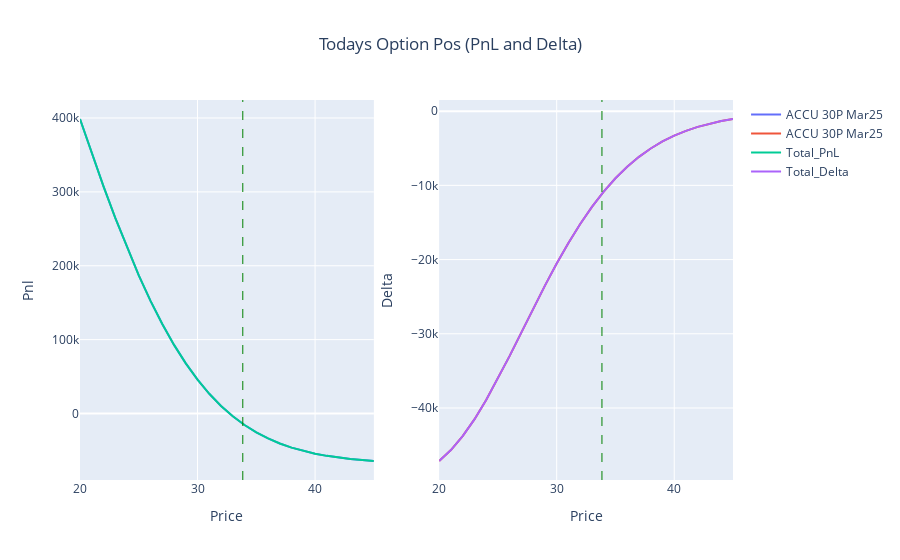

Notebook cell for this chart:
### Code cell
pnl_delta_plot(post_sep)

### Figure 1 — Plotly figure (JSON) as saved in the notebook; plotly's stock layout.template omitted (floating-point values rounded to 4 significant figures)
{"data": [{"name": "ACCU 30P Mar25", "type": "scatter", "x": [20, 21, 22, 23, 24, 25, 26, 27, 28, 29, 30, 31, 32, 33, 34, 35, 36, 37, 38, 39, 40, 41, 42, 43, 44, 45], "xaxis": "x", "y": [398700.0, 352200.0, 307500.0, 264800.0, 224500.0, 187000.0, 152400.0, 121000.0, 92830.0, 67770.0, 45760.0, 26640.0, 10180.0, -3840.0, -15680.0, -25600.0, -33850.0, -40650.0, -46230.0, -50770.0, -54440.0, -57400.0, -59780.0, -61670.0, -63180.0, -64370.0], "yaxis": "y"}, {"name": "ACCU 30P Mar25", "type": "scatter", "x": [20, 21, 22, 23, 24, 25, 26, 27, 28, 29, 30, 31, 32, 33, 34, 35, 36, 37, 38, 39, 40, 41, 42, 43, 44, 45], "xaxis": "x2", "y": [-47150.0, -45680.0, -43800.0, -41540.0, -38940.0, -36060.0, -32980.0, -29810.0, -26630.0, -23510.0, -20540.0, -17750.0, -15200.0, -12890.0, -10840.0, -9042.0, -7486.0, -6155.0, -5028.0, -4082.0, -3296.0, -2648.0, -2117.0, -1685.0, -1336.0, -1055.0], "yaxis": "y2"}, {"mode": "lines", "name": "Total_PnL", "type": "scatter", "x": [20, 21, 22, 23, 24, 25, 26, 27, 28, 29, 30, 31, 32, 33, 34, 35, 36, 37, 38, 39, 40, 41, 42, 43, 44, 45], "xaxis": "x", "y": [398700.0, 352200.0, 307500.0, 264800.0, 224500.0, 187000.0, 152400.0, 121000.0, 92830.0, 67770.0, 45760.0, 26640.0, 10180.0, -3840.0, -15680.0, -25600.0, -33850.0, -40650.0, -46230.0, -50770.0, -54440.0, -57400.0, -59780.0, -61670.0, -63180.0, -64370.0], "yaxis": "y"}, {"mode": "lines", "name": "Total_Delta", "type": "scatter", "x": [20, 21, 22, 23, 24, 25, 26, 27, 28, 29, 30, 31, 32, 33, 34, 35, 36, 37, 38, 39, 40, 41, 42, 43, 44, 45], "xaxis": "x2", "y": [-47150.0, -45680.0, -43800.0, -41540.0, -38940.0, -36060.0, -32980.0, -29810.0, -26630.0, -23510.0, -20540.0, -17750.0, -15200.0, -12890.0, -10840.0, -9042.0, -7486.0, -6155.0, -5028.0, -4082.0, -3296.0, -2648.0, -2117.0, -1685.0, -1336.0, -1055.0], "yaxis": "y2"}], "layout": {"autosize": true, "barmode": "stack", "shapes": [{"line": {"color": "green", "dash": "dash", "width": 1}, "type": "line", "x0": 33.85, "x1": 33.85, "xref": "x", "y0": 0, "y1": 1, "yref": "y domain"}, {"line": {"color": "green", "dash": "dash", "width": 1}, "type": "line", "x0": 33.85, "x1": 33.85, "xref": "x2", "y0": 0, "y1": 1, "yref": "y2 domain"}], "title": {"text": "Todays Option Pos (PnL and Delta)", "x": 0.5, "xanchor": "center"}, "xaxis": {"anchor": "y", "autorange": true, "domain": [0, 0.45], "range": [20, 45], "title": {"text": "Price"}, "type": "linear"}, "xaxis2": {"anchor": "y2", "autorange": true, "domain": [0.55, 1], "range": [20, 45], "title": {"text": "Price"}, "type": "linear"}, "yaxis": {"anchor": "x", "autorange": true, "domain": [0, 1], "range": [-90090.0, 424400.0], "title": {"text": "Pnl"}, "type": "linear"}, "yaxis2": {"anchor": "x2", "autorange": true, "domain": [0, 1], "range": [-49710.0, 1505.0], "title": {"text": "Delta"}, "type": "linear"}}}
